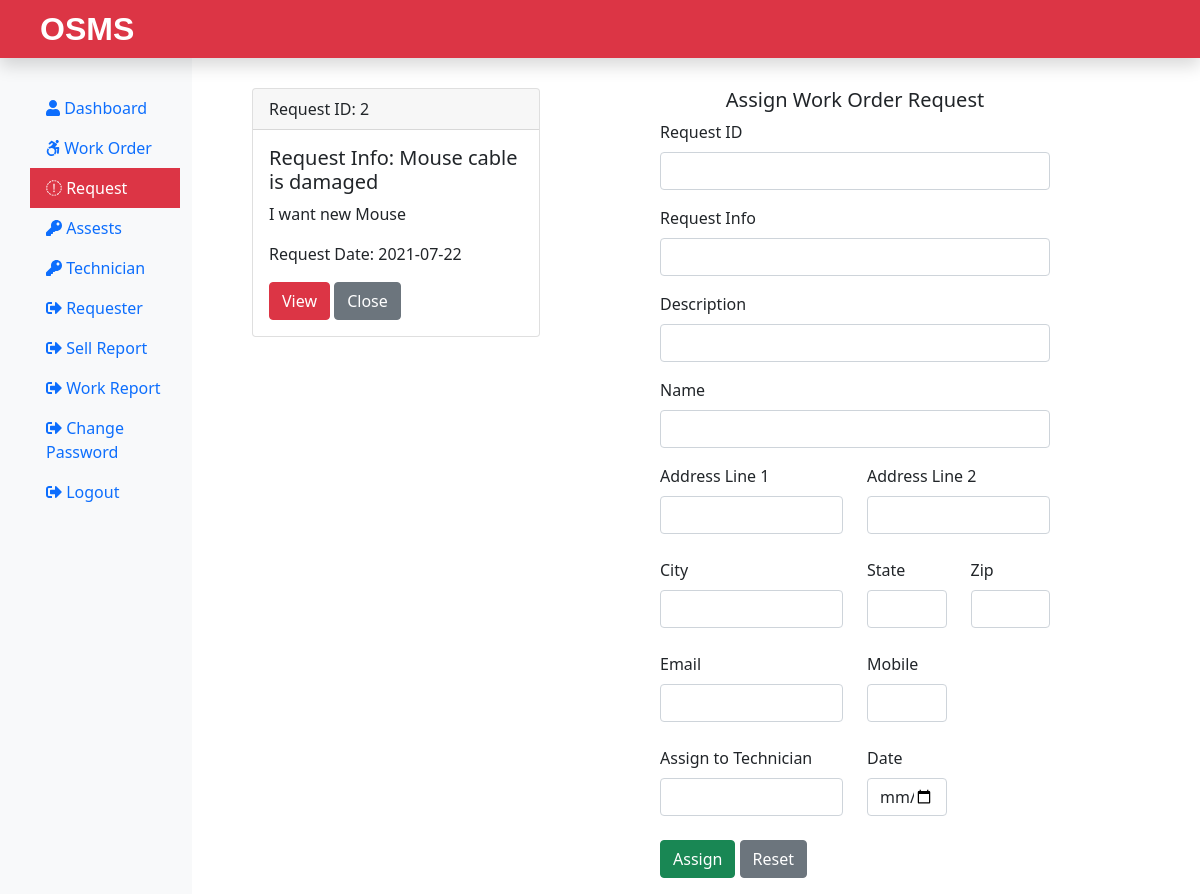
The app's page /Admin/requests.php (signed in) with its own data.
### tables this page shows
CREATE TABLE `submitrequest` (
  `request_id` int(11) NOT NULL,
  `request_info` text NOT NULL,
  `request_desc` text NOT NULL,
  `requester_name` varchar(100) NOT NULL,
  `requester_add1` text NOT NULL,
  `requester_add2` text NOT NULL,
  `requester_city` varchar(60) NOT NULL,
  `requester_state` varchar(60) NOT NULL,
  `requester_zip` int(11) NOT NULL,
  `requester_email` varchar(100) NOT NULL,
  `requester_mobile` bigint(20) NOT NULL,
  `request_date` date NOT NULL
);

### Admin/requests.php (the view, shortened to what this page needs)
<?php
    include("adminIncludes/header.php");
    include("../dbConnection.php");
?>
<div class="col-sm-4 mb-5">
    <?php
        $sql = "SELECT request_id, request_info, request_desc, request_date FROM submitrequest";
        $result = $conn->query($sql);
        while($row = $result->fetch_assoc()){
            ?>
    <div class="card mt-5 mx-5">
        <div class="card-header">
            Request ID:
            <?php echo $row['request_id'] ?>
        </div>
        <div class="card-body">
            <h5 class="card-title">
                Request Info:
                <?php echo $row['request_info'] ?>
            </h5>
            <p class="card-text">
                <?php echo $row['request_desc'] ?>
            </p>
            <p class="card-text">
                Request Date:
                <?php echo $row['request_date'] ?>
            </p>
            <div class="float-right">
                <form action="" method="POST">
                    <input type="submit" class="btn btn-danger mr-3" value="View" name="view">
                    <input type="submit" class="btn btn-secondary" value="Close" name="close">
                </form>
            </div>
        </div>
    </div>
    <?php
        }
    ?>
</div>
<?php
    include("assignworkform.php");
?>
<?php
    include("adminIncludes/footer.php");
?>

### records on screen
submitrequest: request_id "2", request_info "Mouse cable is damaged", request_desc "I want new Mouse", request_date "2021-07-22"
